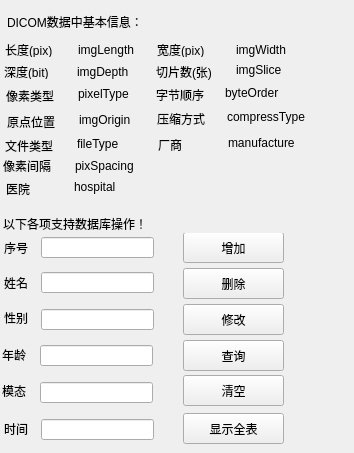
<?xml version="1.0" encoding="UTF-8"?>
<ui version="4.0">
 <class>dicomProcess</class>
 <widget class="QWidget" name="dicomProcess">
  <property name="geometry">
   <rect>
    <x>0</x>
    <y>0</y>
    <width>354</width>
    <height>453</height>
   </rect>
  </property>
  <property name="windowTitle">
   <string>Form</string>
  </property>
  <widget class="QWidget" name="widget_5" native="true">
   <property name="geometry">
    <rect>
     <x>-5</x>
     <y>4</y>
     <width>351</width>
     <height>451</height>
    </rect>
   </property>
   <widget class="QWidget" name="widget_4" native="true">
    <property name="geometry">
     <rect>
      <x>0</x>
      <y>38</y>
      <width>341</width>
      <height>161</height>
     </rect>
    </property>
    <widget class="QLabel" name="imgSliceLabel">
     <property name="geometry">
      <rect>
       <x>241</x>
       <y>20</y>
       <width>72</width>
       <height>16</height>
      </rect>
     </property>
     <property name="text">
      <string>imgSlice</string>
     </property>
    </widget>
    <widget class="QLabel" name="label_9">
     <property name="geometry">
      <rect>
       <x>9</x>
       <y>22</y>
       <width>72</width>
       <height>15</height>
      </rect>
     </property>
     <property name="text">
      <string>深度(bit)</string>
     </property>
    </widget>
    <widget class="QLabel" name="imgLengthLabel">
     <property name="geometry">
      <rect>
       <x>83</x>
       <y>0</y>
       <width>72</width>
       <height>15</height>
      </rect>
     </property>
     <property name="text">
      <string>imgLength</string>
     </property>
    </widget>
    <widget class="QLabel" name="label_10">
     <property name="geometry">
      <rect>
       <x>10</x>
       <y>0</y>
       <width>72</width>
       <height>15</height>
      </rect>
     </property>
     <property name="text">
      <string>长度(pix)</string>
     </property>
    </widget>
    <widget class="QLabel" name="label_11">
     <property name="geometry">
      <rect>
       <x>161</x>
       <y>20</y>
       <width>81</width>
       <height>20</height>
      </rect>
     </property>
     <property name="text">
      <string>切片数(张)</string>
     </property>
    </widget>
    <widget class="QLabel" name="imgDepthLabel">
     <property name="geometry">
      <rect>
       <x>82</x>
       <y>22</y>
       <width>72</width>
       <height>15</height>
      </rect>
     </property>
     <property name="text">
      <string>imgDepth</string>
     </property>
    </widget>
    <widget class="QLabel" name="label_13">
     <property name="geometry">
      <rect>
       <x>10</x>
       <y>94</y>
       <width>81</width>
       <height>20</height>
      </rect>
     </property>
     <property name="text">
      <string>文件类型</string>
     </property>
    </widget>
    <widget class="QLabel" name="fileTypeLabel">
     <property name="geometry">
      <rect>
       <x>82</x>
       <y>94</y>
       <width>72</width>
       <height>16</height>
      </rect>
     </property>
     <property name="text">
      <string>fileType</string>
     </property>
    </widget>
    <widget class="QLabel" name="label_14">
     <property name="geometry">
      <rect>
       <x>162</x>
       <y>67</y>
       <width>81</width>
       <height>20</height>
      </rect>
     </property>
     <property name="text">
      <string>压缩方式</string>
     </property>
    </widget>
    <widget class="QLabel" name="compressTypeLabel">
     <property name="geometry">
      <rect>
       <x>232</x>
       <y>67</y>
       <width>101</width>
       <height>16</height>
      </rect>
     </property>
     <property name="text">
      <string>compressType</string>
     </property>
    </widget>
    <widget class="QLabel" name="label_17">
     <property name="geometry">
      <rect>
       <x>162</x>
       <y>0</y>
       <width>72</width>
       <height>15</height>
      </rect>
     </property>
     <property name="text">
      <string>宽度(pix)</string>
     </property>
    </widget>
    <widget class="QLabel" name="imgWidthLabel">
     <property name="geometry">
      <rect>
       <x>241</x>
       <y>0</y>
       <width>72</width>
       <height>15</height>
      </rect>
     </property>
     <property name="text">
      <string>imgWidth</string>
     </property>
    </widget>
    <widget class="QLabel" name="manufactureLabel">
     <property name="geometry">
      <rect>
       <x>233</x>
       <y>93</y>
       <width>91</width>
       <height>16</height>
      </rect>
     </property>
     <property name="text">
      <string>manufacture</string>
     </property>
    </widget>
    <widget class="QLabel" name="label_18">
     <property name="geometry">
      <rect>
       <x>163</x>
       <y>93</y>
       <width>81</width>
       <height>20</height>
      </rect>
     </property>
     <property name="text">
      <string>厂商</string>
     </property>
    </widget>
    <widget class="QLabel" name="hospitalLabel">
     <property name="geometry">
      <rect>
       <x>79</x>
       <y>137</y>
       <width>231</width>
       <height>16</height>
      </rect>
     </property>
     <property name="text">
      <string>hospital</string>
     </property>
    </widget>
    <widget class="QLabel" name="label_19">
     <property name="geometry">
      <rect>
       <x>11</x>
       <y>137</y>
       <width>81</width>
       <height>20</height>
      </rect>
     </property>
     <property name="text">
      <string>医院</string>
     </property>
    </widget>
    <widget class="QLabel" name="pixelTypeLabel">
     <property name="geometry">
      <rect>
       <x>83</x>
       <y>44</y>
       <width>72</width>
       <height>16</height>
      </rect>
     </property>
     <property name="text">
      <string>pixelType</string>
     </property>
    </widget>
    <widget class="QLabel" name="label_20">
     <property name="geometry">
      <rect>
       <x>11</x>
       <y>44</y>
       <width>81</width>
       <height>20</height>
      </rect>
     </property>
     <property name="text">
      <string>像素类型</string>
     </property>
    </widget>
    <widget class="QLabel" name="byteOrderLabel">
     <property name="geometry">
      <rect>
       <x>230</x>
       <y>43</y>
       <width>111</width>
       <height>16</height>
      </rect>
     </property>
     <property name="text">
      <string>byteOrder</string>
     </property>
    </widget>
    <widget class="QLabel" name="imgOriginLabel">
     <property name="geometry">
      <rect>
       <x>84</x>
       <y>70</y>
       <width>72</width>
       <height>16</height>
      </rect>
     </property>
     <property name="text">
      <string>imgOrigin</string>
     </property>
    </widget>
    <widget class="QLabel" name="label_21">
     <property name="geometry">
      <rect>
       <x>161</x>
       <y>43</y>
       <width>61</width>
       <height>20</height>
      </rect>
     </property>
     <property name="text">
      <string>字节顺序</string>
     </property>
    </widget>
    <widget class="QLabel" name="label_22">
     <property name="geometry">
      <rect>
       <x>12</x>
       <y>70</y>
       <width>81</width>
       <height>20</height>
      </rect>
     </property>
     <property name="text">
      <string>原点位置</string>
     </property>
    </widget>
    <widget class="QLabel" name="pixelSpacingLabel">
     <property name="geometry">
      <rect>
       <x>80</x>
       <y>116</y>
       <width>231</width>
       <height>16</height>
      </rect>
     </property>
     <property name="text">
      <string>pixSpacing</string>
     </property>
    </widget>
    <widget class="QLabel" name="label_16">
     <property name="geometry">
      <rect>
       <x>8</x>
       <y>114</y>
       <width>81</width>
       <height>20</height>
      </rect>
     </property>
     <property name="text">
      <string>像素间隔</string>
     </property>
    </widget>
   </widget>
   <widget class="QWidget" name="widget_3" native="true">
    <property name="geometry">
     <rect>
      <x>7</x>
      <y>229</y>
      <width>291</width>
      <height>221</height>
     </rect>
    </property>
    <widget class="QWidget" name="widget" native="true">
     <property name="geometry">
      <rect>
       <x>-10</x>
       <y>0</y>
       <width>171</width>
       <height>211</height>
      </rect>
     </property>
     <widget class="QLineEdit" name="ageLineEdit">
      <property name="geometry">
       <rect>
        <x>48</x>
        <y>112</y>
        <width>113</width>
        <height>21</height>
       </rect>
      </property>
     </widget>
     <widget class="QLineEdit" name="nameLineEdit">
      <property name="geometry">
       <rect>
        <x>49</x>
        <y>39</y>
        <width>113</width>
        <height>21</height>
       </rect>
      </property>
     </widget>
     <widget class="QLineEdit" name="sexLineEdit">
      <property name="geometry">
       <rect>
        <x>49</x>
        <y>76</y>
        <width>113</width>
        <height>21</height>
       </rect>
      </property>
     </widget>
     <widget class="QLabel" name="label_2">
      <property name="geometry">
       <rect>
        <x>12</x>
        <y>77</y>
        <width>41</width>
        <height>16</height>
       </rect>
      </property>
      <property name="text">
       <string>性别</string>
      </property>
     </widget>
     <widget class="QLabel" name="label">
      <property name="geometry">
       <rect>
        <x>12</x>
        <y>42</y>
        <width>41</width>
        <height>16</height>
       </rect>
      </property>
      <property name="text">
       <string>姓名</string>
      </property>
     </widget>
     <widget class="QLabel" name="label_3">
      <property name="geometry">
       <rect>
        <x>10</x>
        <y>114</y>
        <width>41</width>
        <height>16</height>
       </rect>
      </property>
      <property name="text">
       <string>年龄</string>
      </property>
     </widget>
     <widget class="QLineEdit" name="modalityLineEdit">
      <property name="geometry">
       <rect>
        <x>48</x>
        <y>149</y>
        <width>113</width>
        <height>21</height>
       </rect>
      </property>
     </widget>
     <widget class="QLabel" name="label_4">
      <property name="geometry">
       <rect>
        <x>10</x>
        <y>150</y>
        <width>41</width>
        <height>16</height>
       </rect>
      </property>
      <property name="text">
       <string>模态</string>
      </property>
     </widget>
     <widget class="QLabel" name="label_5">
      <property name="geometry">
       <rect>
        <x>12</x>
        <y>7</y>
        <width>41</width>
        <height>16</height>
       </rect>
      </property>
      <property name="text">
       <string>序号</string>
      </property>
     </widget>
     <widget class="QLineEdit" name="IDLineEdit">
      <property name="geometry">
       <rect>
        <x>49</x>
        <y>4</y>
        <width>113</width>
        <height>21</height>
       </rect>
      </property>
     </widget>
     <widget class="QLineEdit" name="timeLineEdit">
      <property name="geometry">
       <rect>
        <x>49</x>
        <y>186</y>
        <width>113</width>
        <height>21</height>
       </rect>
      </property>
     </widget>
     <widget class="QLabel" name="label_6">
      <property name="geometry">
       <rect>
        <x>12</x>
        <y>188</y>
        <width>41</width>
        <height>16</height>
       </rect>
      </property>
      <property name="text">
       <string>时间</string>
      </property>
     </widget>
    </widget>
    <widget class="QWidget" name="widget_2" native="true">
     <property name="geometry">
      <rect>
       <x>181</x>
       <y>-4</y>
       <width>101</width>
       <height>221</height>
      </rect>
     </property>
     <widget class="QPushButton" name="queryButtonSQL">
      <property name="geometry">
       <rect>
        <x>0</x>
        <y>111</y>
        <width>101</width>
        <height>31</height>
       </rect>
      </property>
      <property name="text">
       <string>查询</string>
      </property>
     </widget>
     <widget class="QPushButton" name="deleteButtonSQL">
      <property name="geometry">
       <rect>
        <x>0</x>
        <y>39</y>
        <width>101</width>
        <height>31</height>
       </rect>
      </property>
      <property name="text">
       <string>删除</string>
      </property>
     </widget>
     <widget class="QPushButton" name="modifyButtonSQL">
      <property name="geometry">
       <rect>
        <x>0</x>
        <y>75</y>
        <width>101</width>
        <height>31</height>
       </rect>
      </property>
      <property name="text">
       <string>修改</string>
      </property>
     </widget>
     <widget class="QPushButton" name="addButtonSQL">
      <property name="geometry">
       <rect>
        <x>0</x>
        <y>3</y>
        <width>101</width>
        <height>31</height>
       </rect>
      </property>
      <property name="text">
       <string>增加</string>
      </property>
     </widget>
     <widget class="QPushButton" name="clearButtonSQL">
      <property name="geometry">
       <rect>
        <x>0</x>
        <y>146</y>
        <width>101</width>
        <height>31</height>
       </rect>
      </property>
      <property name="text">
       <string>清空</string>
      </property>
     </widget>
     <widget class="QPushButton" name="showAllTableButtonSQL">
      <property name="geometry">
       <rect>
        <x>0</x>
        <y>184</y>
        <width>101</width>
        <height>31</height>
       </rect>
      </property>
      <property name="text">
       <string>显示全表</string>
      </property>
     </widget>
    </widget>
   </widget>
   <widget class="QLabel" name="label_7">
    <property name="geometry">
     <rect>
      <x>12</x>
      <y>10</y>
      <width>161</width>
      <height>16</height>
     </rect>
    </property>
    <property name="text">
     <string>DICOM数据中基本信息：</string>
    </property>
   </widget>
   <widget class="QLabel" name="label_8">
    <property name="geometry">
     <rect>
      <x>8</x>
      <y>212</y>
      <width>181</width>
      <height>16</height>
     </rect>
    </property>
    <property name="text">
     <string>以下各项支持数据库操作！</string>
    </property>
   </widget>
  </widget>
 </widget>
 <resources/>
 <connections/>
</ui>
